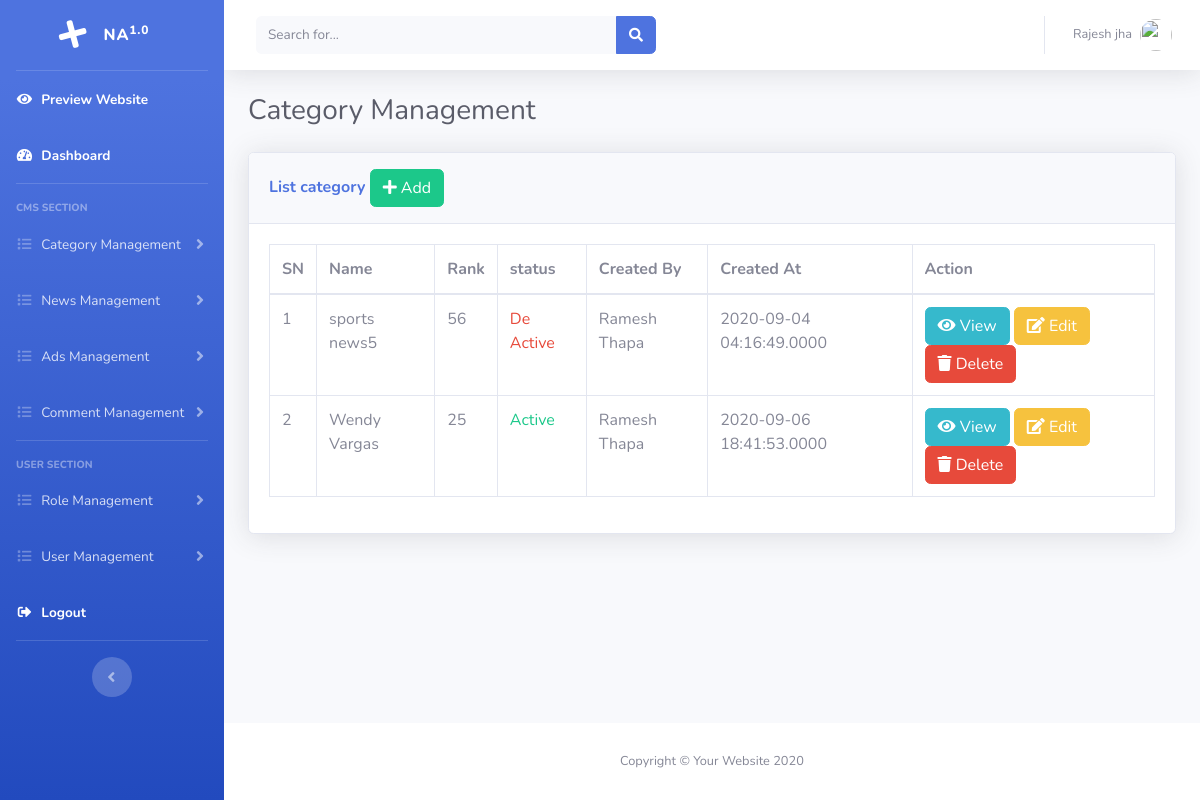
The page /admin/list_category.php (signed in) on the database its author committed.
### tables this page shows
CREATE TABLE `tbl_categories` (
  `id` int(10) NOT NULL,
  `name` varchar(30) NOT NULL,
  `slug` varchar(30) NOT NULL,
  `rank` int(20) NOT NULL,
  `status` tinyint(1) NOT NULL,
  `created_by` int(20) NOT NULL,
  `updated_by` int(20) DEFAULT NULL,
  `created_at` datetime(4) NOT NULL,
  `updated_at` datetime(4) DEFAULT NULL
);

CREATE TABLE `tbl_users` (
  `id` int(10) NOT NULL,
  `name` varchar(30) NOT NULL,
  `email` varchar(30) NOT NULL,
  `username` varchar(20) NOT NULL,
  `password` varchar(30) NOT NULL,
  `last_login` date DEFAULT NULL,
  `image` varchar(500) DEFAULT NULL,
  `status` tinyint(1) NOT NULL DEFAULT 0,
  `role_id` int(10) NOT NULL
);

### admin/object.php (called while the page is built, shortened)
<?php
require_once "libs/category.class.php";
$category = new category();
?>

### admin/libs/category.class.php (called while the page is built, shortened)
<?php
require_once "common.class.php";
class category extends common{
	function lists(){
		$sql = "select c.id,c.name,c.rank,c.status,c.created_by,c.created_at,u.name as uname from tbl_categories as c join tbl_users as u on c.created_by=u.id";
		return $this->select($sql);
	}
}
?>

### admin/libs/common.class.php (called while the page is built, shortened)
<?php
abstract class common{
    protected $connection;
	function connect(){
		$this->connection = new mysqli('localhost','root','','news_website');
	}
	function select($query){
		$result = $this->connection->query($query);
		$data = [];
		if ($result->num_rows > 0 ){
			while ($d = $result->fetch_object()){
				array_push($data,$d);
			}
		}
		return $data;
	}
}
?>

### admin/list_category.php (the view, shortened to what this page needs)
<?php
require_once "header.php";
$data = $category->lists();
?>
          <h1 class="h3 mb-4 text-gray-800">Category Management</h1>
          <div class="row">
	<div class="col-lg-12">
		<div class="card shadow mb-4">
			<div class="card-header py-3">
				<h6 class="m-0 font-weight-bold text-primary">List category
				<a href="add_category.php" class="btn btn-success"><i class="fas fa-plus"></i> Add</a></h6>
			</div>
			<div class="card-body">
				<table class="table table-bordered">
					<thead>
						<tr>
							<th>SN</th>
							<th>Name</th>
							<th>Rank</th>
							<th>status</th>
							<th>Created By</th>
							<th>Created At</th>
							<th>Action</th>
						</tr>
					</thead>
					<tbody>
						<?php foreach($data as $sn => $d){ ?>
						<tr>
							<td><?php echo $sn+1; ?></td>
							<td><?php echo $d->name ?></td>
							<td><?php echo $d->rank ?></td>
							<td>
								<?php if($d->status){ ?>
									<label class="text text-success">Active</label>
								<?php } else{ ?>
									<label class="text text-danger">De Active</label>
								<?php } ?>
							</td>
							<td><?php echo $d->uname ?></td>
							<td><?php echo $d->created_at ?></td>
							<td>
								<a href="view_category.php?id=<?php echo $d->id ?>" class="btn btn-info"><i class="fas fa-eye"></i> View</a>
								<a href="edit_category.php?id=<?php echo $d->id ?>" class="btn btn-warning"><i class="fas fa-edit"></i> Edit</a>
								<a href="delete_category.php?id=<?php echo $d->id ?>" class="btn btn-danger" onclick="return confirm('are you sure to delete?')"><i class="fas fa-trash"></i> Delete</a>
							</td>
						</tr>
						<?php } ?>
					</tbody>
				</table>
			</div>
		</div>
	</div>
</div>
<?php require_once "footer.php"; ?>

### rows shown on the page
tbl_categories: name "sports news5", rank "56", status "De Active", created_by.name "Ramesh Thapa", created_at "2020-09-04 04:16:49.0000"
tbl_categories: name "Wendy Vargas", rank "25", status "Active", created_by.name "Ramesh Thapa", created_at "2020-09-06 18:41:53.0000"

### other values the page prints
$_SESSION['name'] "Rajesh jha"
